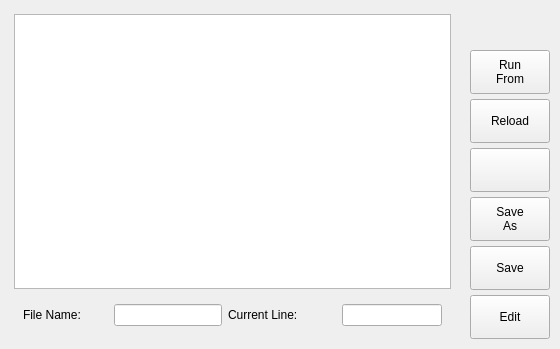
               <widget class="QWidget" name="gcodeview">
                <layout class="QHBoxLayout" name="horizontalLayout_3">
                 <property name="spacing">
                  <number>5</number>
                 </property>
                 <property name="leftMargin">
                  <number>5</number>
                 </property>
                 <property name="topMargin">
                  <number>5</number>
                 </property>
                 <property name="rightMargin">
                  <number>5</number>
                 </property>
                 <property name="bottomMargin">
                  <number>5</number>
                 </property>
                 <item>
                  <widget class="VCPWidget" name="widget_17">
                   <layout class="QVBoxLayout" name="verticalLayout_19">
                    <item>
                     <widget class="GcodeTextEdit" name="gcodetextedit"/>
                    </item>
                    <item>
                     <widget class="VCPWidget" name="widget_18">
                      <layout class="QHBoxLayout" name="horizontalLayout_13">
                       <item>
                        <widget class="QLabel" name="label_2">
                         <property name="minimumSize">
                          <size>
                           <width>85</width>
                           <height>0</height>
                          </size>
                         </property>
                         <property name="maximumSize">
                          <size>
                           <width>85</width>
                           <height>16777215</height>
                          </size>
                         </property>
                         <property name="text">
                          <string>File Name:</string>
                         </property>
                        </widget>
                       </item>
                       <item>
                        <widget class="VCPLineEdit" name="editGcodeLoadedFile">
                         <property name="alignment">
                          <set>Qt::AlignRight|Qt::AlignTrailing|Qt::AlignVCenter</set>
                         </property>
                         <property name="rules" stdset="0">
                          <string>[{&quot;channels&quot;: [{&quot;url&quot;: &quot;status:file&quot;, &quot;trigger&quot;: true}], &quot;property&quot;: &quot;Text&quot;, &quot;expression&quot;: &quot;ch[0]&quot;, &quot;name&quot;: &quot;loadedProg&quot;}]</string>
                         </property>
                        </widget>
                       </item>
                       <item>
                        <widget class="QLabel" name="label">
                         <property name="minimumSize">
                          <size>
                           <width>108</width>
                           <height>0</height>
                          </size>
                         </property>
                         <property name="maximumSize">
                          <size>
                           <width>108</width>
                           <height>16777215</height>
                          </size>
                         </property>
                         <property name="text">
                          <string>Current Line:</string>
                         </property>
                        </widget>
                       </item>
                       <item>
                        <widget class="VCPLineEdit" name="lblGcodeLine">
                         <property name="maximumSize">
                          <size>
                           <width>100</width>
                           <height>16777215</height>
                          </size>
                         </property>
                        </widget>
                       </item>
                      </layout>
                     </widget>
                    </item>
                   </layout>
                  </widget>
                 </item>
                 <item>
                  <widget class="QWidget" name="widget_11" native="true">
                   <layout class="QVBoxLayout" name="verticalLayout_6">
                    <property name="spacing">
                     <number>5</number>
                    </property>
                    <property name="leftMargin">
                     <number>5</number>
                    </property>
                    <property name="topMargin">
                     <number>5</number>
                    </property>
                    <property name="rightMargin">
                     <number>5</number>
                    </property>
                    <property name="bottomMargin">
                     <number>5</number>
                    </property>
                    <item>
                     <spacer name="verticalSpacer_2">
                      <property name="orientation">
                       <enum>Qt::Vertical</enum>
                      </property>
                      <property name="sizeHint" stdset="0">
                       <size>
                        <width>20</width>
                        <height>40</height>
                       </size>
                      </property>
                     </spacer>
                    </item>
                    <item>
                     <widget class="ActionButton" name="actionbutton_29">
                      <property name="enabled">
                       <bool>true</bool>
                      </property>
                      <property name="minimumSize">
                       <size>
                        <width>44</width>
                        <height>44</height>
                       </size>
                      </property>
                      <property name="text">
                       <string>Run
From</string>
                      </property>
                      <property name="actionName" stdset="0">
                       <string>program.run:16</string>
                      </property>
                      <property name="gcodeBtn" stdset="0">
                       <string/>
                      </property>
                     </widget>
                    </item>
                    <item>
                     <widget class="ActionButton" name="actionbutton_30">
                      <property name="minimumSize">
                       <size>
                        <width>44</width>
                        <height>44</height>
                       </size>
                      </property>
                      <property name="text">
                       <string>Reload</string>
                      </property>
                      <property name="actionName" stdset="0">
                       <string>program.reload</string>
                      </property>
                      <property name="gcodeBtn" stdset="0">
                       <string/>
                      </property>
                     </widget>
                    </item>
                    <item>
                     <widget class="ActionButton" name="actionbutton_31">
                      <property name="minimumSize">
                       <size>
                        <width>44</width>
                        <height>44</height>
                       </size>
                      </property>
                      <property name="gcodeBtn" stdset="0">
                       <string/>
                      </property>
                     </widget>
                    </item>
                    <item>
                     <widget class="ActionButton" name="btnSaveAs">
                      <property name="minimumSize">
                       <size>
                        <width>44</width>
                        <height>44</height>
                       </size>
                      </property>
                      <property name="text">
                       <string>Save
As</string>
                      </property>
                      <property name="gcodeBtn" stdset="0">
                       <string/>
                      </property>
                     </widget>
                    </item>
                    <item>
                     <widget class="ActionButton" name="btnSaveGcode">
                      <property name="minimumSize">
                       <size>
                        <width>44</width>
                        <height>44</height>
                       </size>
                      </property>
                      <property name="text">
                       <string>Save</string>
                      </property>
                      <property name="gcodeBtn" stdset="0">
                       <string/>
                      </property>
                     </widget>
                    </item>
                    <item>
                     <widget class="ActionButton" name="btnEditGcode">
                      <property name="minimumSize">
                       <size>
                        <width>44</width>
                        <height>44</height>
                       </size>
                      </property>
                      <property name="text">
                       <string>Edit</string>
                      </property>
                      <property name="checkable">
                       <bool>true</bool>
                      </property>
                      <property name="gcodeBtn" stdset="0">
                       <string/>
                      </property>
                     </widget>
                    </item>
                   </layout>
                  </widget>
                 </item>
                </layout>
               </widget>
